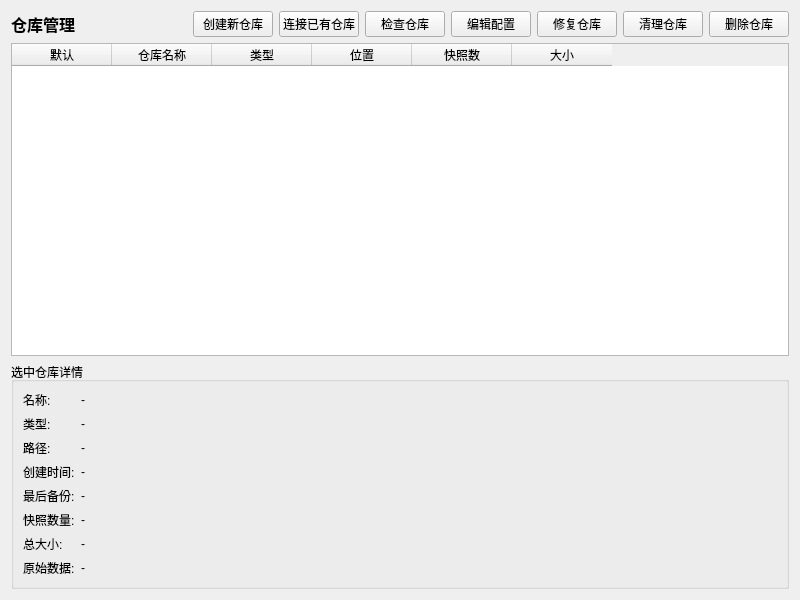
<?xml version="1.0" encoding="UTF-8"?>
<ui version="4.0">
 <class>RepositoryPage</class>
 <widget class="QWidget" name="RepositoryPage">
  <property name="geometry">
   <rect>
    <x>0</x>
    <y>0</y>
    <width>800</width>
    <height>600</height>
   </rect>
  </property>
  <layout class="QVBoxLayout" name="verticalLayout">
   <item>
    <layout class="QHBoxLayout" name="toolbarLayout">
     <item>
      <widget class="QLabel" name="titleLabel">
       <property name="font">
        <font>
         <pointsize>12</pointsize>
         <weight>75</weight>
         <bold>true</bold>
        </font>
       </property>
       <property name="text">
        <string>仓库管理</string>
       </property>
      </widget>
     </item>
     <item>
      <spacer name="horizontalSpacer">
       <property name="orientation">
        <enum>Qt::Horizontal</enum>
       </property>
       <property name="sizeHint" stdset="0">
        <size>
         <width>40</width>
         <height>20</height>
        </size>
       </property>
      </spacer>
     </item>
     <item>
      <widget class="QPushButton" name="createButton">
       <property name="text">
        <string>创建新仓库</string>
       </property>
      </widget>
     </item>
     <item>
      <widget class="QPushButton" name="connectButton">
       <property name="text">
        <string>连接已有仓库</string>
       </property>
      </widget>
     </item>
     <item>
      <widget class="QPushButton" name="checkButton">
       <property name="text">
        <string>检查仓库</string>
       </property>
      </widget>
     </item>
     <item>
      <widget class="QPushButton" name="editButton">
       <property name="text">
        <string>编辑配置</string>
       </property>
      </widget>
     </item>
     <item>
      <widget class="QPushButton" name="repairButton">
       <property name="text">
        <string>修复仓库</string>
       </property>
      </widget>
     </item>
     <item>
      <widget class="QPushButton" name="pruneButton">
       <property name="text">
        <string>清理仓库</string>
       </property>
      </widget>
     </item>
     <item>
      <widget class="QPushButton" name="deleteButton">
       <property name="text">
        <string>删除仓库</string>
       </property>
      </widget>
     </item>
    </layout>
   </item>
   <item>
    <widget class="QTableWidget" name="tableWidget">
     <property name="alternatingRowColors">
      <bool>true</bool>
     </property>
     <property name="selectionMode">
      <enum>QAbstractItemView::SingleSelection</enum>
     </property>
     <property name="selectionBehavior">
      <enum>QAbstractItemView::SelectRows</enum>
     </property>
     <attribute name="horizontalHeaderStretchLastSection">
      <bool>false</bool>
     </attribute>
     <attribute name="horizontalHeaderDefaultSectionSize">
      <number>100</number>
     </attribute>
     <column>
      <property name="text">
       <string>默认</string>
      </property>
     </column>
     <column>
      <property name="text">
       <string>仓库名称</string>
      </property>
     </column>
     <column>
      <property name="text">
       <string>类型</string>
      </property>
     </column>
     <column>
      <property name="text">
       <string>位置</string>
      </property>
     </column>
     <column>
      <property name="text">
       <string>快照数</string>
      </property>
     </column>
     <column>
      <property name="text">
       <string>大小</string>
      </property>
     </column>
    </widget>
   </item>
   <item>
    <widget class="QGroupBox" name="detailsGroup">
     <property name="title">
      <string>选中仓库详情</string>
     </property>
     <layout class="QVBoxLayout" name="verticalLayout_details">
      <item>
       <layout class="QFormLayout" name="formLayout">
        <item row="0" column="0">
         <widget class="QLabel" name="label_name">
          <property name="text">
           <string>名称:</string>
          </property>
         </widget>
        </item>
        <item row="0" column="1">
         <widget class="QLabel" name="detailNameLabel">
          <property name="text">
           <string>-</string>
          </property>
         </widget>
        </item>
        <item row="1" column="0">
         <widget class="QLabel" name="label_type">
          <property name="text">
           <string>类型:</string>
          </property>
         </widget>
        </item>
        <item row="1" column="1">
         <widget class="QLabel" name="detailTypeLabel">
          <property name="text">
           <string>-</string>
          </property>
         </widget>
        </item>
        <item row="2" column="0">
         <widget class="QLabel" name="label_path">
          <property name="text">
           <string>路径:</string>
          </property>
         </widget>
        </item>
        <item row="2" column="1">
         <widget class="QLabel" name="detailPathLabel">
          <property name="text">
           <string>-</string>
          </property>
         </widget>
        </item>
        <item row="3" column="0">
         <widget class="QLabel" name="label_created">
          <property name="text">
           <string>创建时间:</string>
          </property>
         </widget>
        </item>
        <item row="3" column="1">
         <widget class="QLabel" name="detailCreatedLabel">
          <property name="text">
           <string>-</string>
          </property>
         </widget>
        </item>
        <item row="4" column="0">
         <widget class="QLabel" name="label_lastBackup">
          <property name="text">
           <string>最后备份:</string>
          </property>
         </widget>
        </item>
        <item row="4" column="1">
         <widget class="QLabel" name="detailLastBackupLabel">
          <property name="text">
           <string>-</string>
          </property>
         </widget>
        </item>
        <item row="5" column="0">
         <widget class="QLabel" name="label_snapshots">
          <property name="text">
           <string>快照数量:</string>
          </property>
         </widget>
        </item>
        <item row="5" column="1">
         <widget class="QLabel" name="detailSnapshotsLabel">
          <property name="text">
           <string>-</string>
          </property>
         </widget>
        </item>
        <item row="6" column="0">
         <widget class="QLabel" name="label_size">
          <property name="text">
           <string>总大小:</string>
          </property>
         </widget>
        </item>
        <item row="6" column="1">
         <widget class="QLabel" name="detailSizeLabel">
          <property name="text">
           <string>-</string>
          </property>
         </widget>
        </item>
        <item row="7" column="0">
         <widget class="QLabel" name="label_original">
          <property name="text">
           <string>原始数据:</string>
          </property>
         </widget>
        </item>
        <item row="7" column="1">
         <widget class="QLabel" name="detailOriginalLabel">
          <property name="text">
           <string>-</string>
          </property>
         </widget>
        </item>
       </layout>
      </item>
     </layout>
    </widget>
   </item>
  </layout>
 </widget>
 <resources/>
 <connections/>
</ui>
